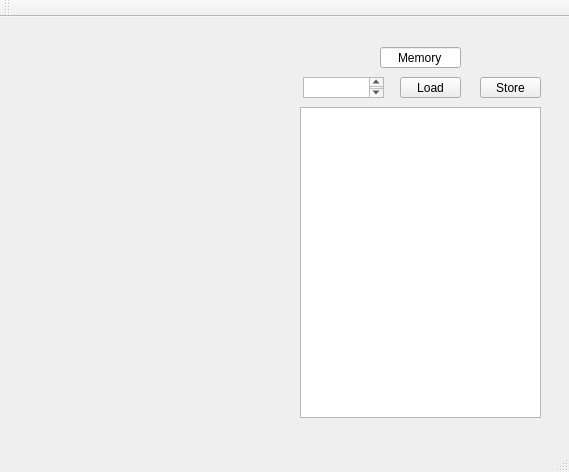
<?xml version="1.0" encoding="UTF-8"?>
<ui version="4.0">
 <class>Simulator</class>
 <widget class="QMainWindow" name="Simulator">
  <property name="geometry">
   <rect>
    <x>0</x>
    <y>0</y>
    <width>569</width>
    <height>472</height>
   </rect>
  </property>
  <property name="windowTitle">
   <string>Simulator</string>
  </property>
  <widget class="QWidget" name="centralWidget">
   <widget class="QTableView" name="tableView">
    <property name="geometry">
     <rect>
      <x>300</x>
      <y>90</y>
      <width>241</width>
      <height>311</height>
     </rect>
    </property>
   </widget>
   <widget class="QLineEdit" name="lineEdit">
    <property name="geometry">
     <rect>
      <x>380</x>
      <y>30</y>
      <width>81</width>
      <height>21</height>
     </rect>
    </property>
    <property name="text">
     <string>Memory</string>
    </property>
    <property name="alignment">
     <set>Qt::AlignCenter</set>
    </property>
   </widget>
   <widget class="QPushButton" name="pushButton">
    <property name="geometry">
     <rect>
      <x>400</x>
      <y>60</y>
      <width>61</width>
      <height>21</height>
     </rect>
    </property>
    <property name="text">
     <string>Load</string>
    </property>
   </widget>
   <widget class="QPushButton" name="pushButton_2">
    <property name="geometry">
     <rect>
      <x>480</x>
      <y>60</y>
      <width>61</width>
      <height>21</height>
     </rect>
    </property>
    <property name="text">
     <string>Store</string>
    </property>
   </widget>
   <widget class="QPlainTextEdit" name="plainTextEdit">
    <property name="geometry">
     <rect>
      <x>303</x>
      <y>60</y>
      <width>81</width>
      <height>21</height>
     </rect>
    </property>
   </widget>
  </widget>
  <widget class="QMenuBar" name="menuBar">
   <property name="geometry">
    <rect>
     <x>0</x>
     <y>0</y>
     <width>569</width>
     <height>22</height>
    </rect>
   </property>
  </widget>
  <widget class="QToolBar" name="mainToolBar">
   <attribute name="toolBarArea">
    <enum>TopToolBarArea</enum>
   </attribute>
   <attribute name="toolBarBreak">
    <bool>false</bool>
   </attribute>
  </widget>
  <widget class="QStatusBar" name="statusBar"/>
 </widget>
 <layoutdefault spacing="6" margin="11"/>
 <resources/>
 <connections/>
</ui>
